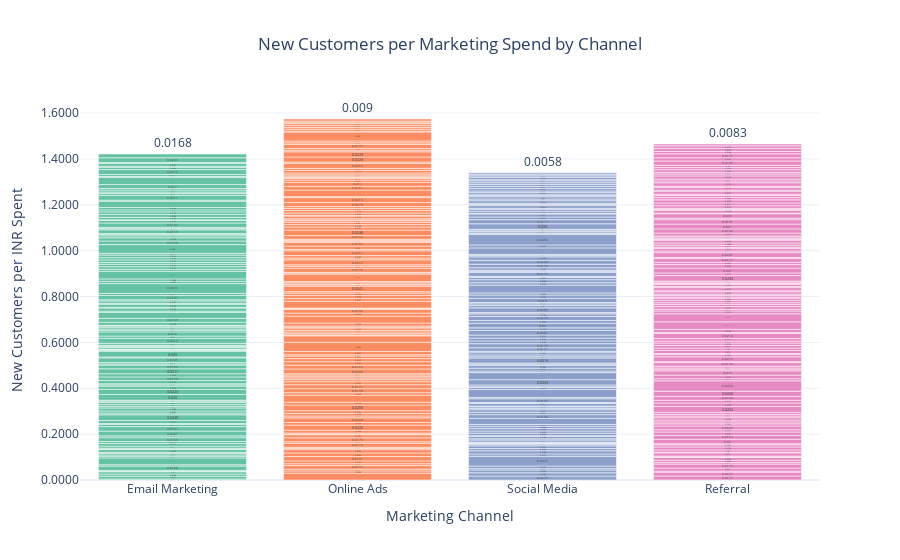

The notebook cell saved with this chart:
### Markdown cell above
# New Customers per Marketing Spend by Channel

### Code cell
# Bar chart for Customers per Marketing Spend
fig4 = px.bar(df, x='Marketing_Channel', y='Customers_Per_Spend', 
              color='Marketing_Channel', title='New Customers per Marketing Spend by Channel',
              labels={'Customers_Per_Spend': 'New Customers per INR Spent'},
              color_discrete_sequence=px.colors.qualitative.Set2,
              text=df['Customers_Per_Spend'].round(4).astype(str))  # 4 decimals for clarity

fig4.update_traces(textposition='auto', textfont=dict(size=12))
fig4.update_layout(xaxis_title='Marketing Channel', yaxis_title='New Customers per INR Spent', 
                   title_x=0.5, yaxis=dict(tickformat=".4f"), showlegend=False)  # Match format to small values
fig4.show()

### Figure 1 — Plotly figure (JSON) as saved in the notebook; plotly's stock layout.template omitted (floating-point values rounded to 4 significant figures; data arrays with more than 128 entries replaced by an {"elided": "..."} marker saying what was removed)
{"data": [{"alignmentgroup": "True", "hovertemplate": "Marketing_Channel=%{x}<br>New Customers per INR Spent=%{y}<br>text=%{text}<extra></extra>", "legendgroup": "Email Marketing", "marker": {"color": "rgb(102,194,165)", "pattern": {"shape": ""}}, "name": "Email Marketing", "offsetgroup": "Email Marketing", "orientation": "v", "showlegend": true, "text": ["0.0046", "0.0117", "0.0098", "0.01", "0.0027", "0.003", "0.0188", "0.0058", "0.0298", "0.0073", "0.0058", "0.0064", "0.005", "0.0123", "0.0023", "0.0034", "0.0091", "0.0112", "0.0085", "0.0169", "0.0079", "0.0207", "0.0197", "0.0092", "0.0042", "0.0131", "0.0249", "0.0076", "0.0095", "0.0129", "0.006", "0.0087", "0.009", "0.006", "0.0039", "0.025", "0.0223", "0.0143", "0.0053", "0.0049", "0.0141", "0.0158", "0.0139", "0.0217", "0.0163", "0.0043", "0.0063", "0.0209", "0.0036", "0.025", "0.0044", "0.0027", "0.0023", "0.007", "0.0046", "0.0049", "0.0088", "0.0214", "0.01", "0.018", "0.0072", "0.006", "0.0077", "0.005", "0.0032", "0.0134", "0.0168", "0.0263", "0.0052", "0.0136", "0.0032", "0.0129", "0.0042", "0.0105", "0.005", "0.0187", "0.0092", "0.0426", "0.0097", "0.0108", "0.0332", "0.0085", "0.0114", "0.0106", "0.0079", "0.0112", "0.0095", "0.0115", "0.0077", "0.038", "0.0158", "0.0139", "0.0087", "0.0067", "0.0034", "0.0159", "0.0055", "0.0053", "0.0192", "0.0112", "0.0028", "0.0106", "0.0123", "0.0114", "0.0088", "0.0104", "0.0274", "0.0045", "0.0211", "0.0086", "0.0057", "0.0086", "0.007", "0.017", "0.0314", "0.0037", "0.0086", "0.0216", "0.0096", "0.005", "0.0127", "0.0038", "0.0204", "0.0168"], "textfont": {"size": 12}, "textposition": "auto", "type": "bar", "x": ["Email Marketing", "Email Marketing", "Email Marketing", "Email Marketing", "Email Marketing", "Email Marketing", "Email Marketing", "Email Marketing", "Email Marketing", "Email Marketing", "Email Marketing", "Email Marketing", "Email Marketing", "Email Marketing", "Email Marketing", "Email Marketing", "Email Marketing", "Email Marketing", "Email Marketing", "Email Marketing", "Email Marketing", "Email Marketing", "Email Marketing", "Email Marketing", "Email Marketing", "Email Marketing", "Email Marketing", "Email Marketing", "Email Marketing", "Email Marketing", "Email Marketing", "Email Marketing", "Email Marketing", "Email Marketing", "Email Marketing", "Email Marketing", "Email Marketing", "Email Marketing", "Email Marketing", "Email Marketing", "Email Marketing", "Email Marketing", "Email Marketing", "Email Marketing", "Email Marketing", "Email Marketing", "Email Marketing", "Email Marketing", "Email Marketing", "Email Marketing", "Email Marketing", "Email Marketing", "Email Marketing", "Email Marketing", "Email Marketing", "Email Marketing", "Email Marketing", "Email Marketing", "Email Marketing", "Email Marketing", "Email Marketing", "Email Marketing", "Email Marketing", "Email Marketing", "Email Marketing", "Email Marketing", "Email Marketing", "Email Marketing", "Email Marketing", "Email Marketing", "Email Marketing", "Email Marketing", "Email Marketing", "Email Marketing", "Email Marketing", "Email Marketing", "Email Marketing", "Email Marketing", "Email Marketing", "Email Marketing", "Email Marketing", "Email Marketing", "Email Marketing", "Email Marketing", "Email Marketing", "Email Marketing", "Email Marketing", "Email Marketing", "Email Marketing", "Email Marketing", "Email Marketing", "Email Marketing", "Email Marketing", "Email Marketing", "Email Marketing", "Email Marketing", "Email Marketing", "Email Marketing", "Email Marketing", "Email Marketing", "Email Marketing", "Email Marketing", "Email Marketing", "Email Marketing", "Email Marketing", "Email Marketing", "Email Marketing", "Email Marketing", "Email Marketing", "Email Marketing", "Email Marketing", "Email Marketing", "Email Marketing", "Email Marketing", "Email Marketing", "Email Marketing", "Email Marketing", "Email Marketing", "Email Marketing", "Email Marketing", "Email Marketing", "Email Marketing", "Email Marketing", "Email Marketing"], "xaxis": "x", "y": [0.004586, 0.01173, 0.009801, 0.009968, 0.002744, 0.003004, 0.01883, 0.005834, 0.02982, 0.007341, 0.005836, 0.006392, 0.004958, 0.01234, 0.002338, 0.003368, 0.009088, 0.01117, 0.00851, 0.01692, 0.007937, 0.02072, 0.01971, 0.009163, 0.004164, 0.01308, 0.02489, 0.007601, 0.009535, 0.01286, 0.005951, 0.00865, 0.009019, 0.006026, 0.003936, 0.02496, 0.02232, 0.01431, 0.005344, 0.004854, 0.0141, 0.0158, 0.01393, 0.02167, 0.01629, 0.004279, 0.006316, 0.02088, 0.003567, 0.02501, 0.004399, 0.002682, 0.002302, 0.006968, 0.004602, 0.004879, 0.00879, 0.02144, 0.01003, 0.018, 0.007222, 0.006037, 0.007739, 0.004966, 0.003184, 0.01344, 0.01683, 0.02632, 0.005159, 0.01361, 0.003234, 0.01293, 0.004206, 0.01045, 0.005048, 0.01869, 0.009208, 0.04257, 0.009727, 0.01084, 0.03323, 0.008463, 0.01139, 0.01062, 0.007886, 0.0112, 0.009498, 0.01151, 0.007738, 0.038, 0.01579, 0.01389, 0.008656, 0.006673, 0.003424, 0.01591, 0.005475, 0.005278, 0.01923, 0.01119, 0.002756, 0.01062, 0.0123, 0.0114, 0.00884, 0.01041, 0.02738, 0.004535, 0.02111, 0.008557, 0.005691, 0.008648, 0.006992, 0.01703, 0.03139, 0.003747, 0.008627, 0.02155, 0.009621, 0.005016, 0.0127, 0.003779, 0.02039, 0.0168], "yaxis": "y"}, {"alignmentgroup": "True", "hovertemplate": "Marketing_Channel=%{x}<br>New Customers per INR Spent=%{y}<br>text=%{text}<extra></extra>", "legendgroup": "Online Ads", "marker": {"color": "rgb(252,141,98)", "pattern": {"shape": ""}}, "name": "Online Ads", "offsetgroup": "Online Ads", "orientation": "v", "showlegend": true, "text": {"elided": "130 str values"}, "textfont": {"size": 12}, "textposition": "auto", "type": "bar", "x": {"elided": "130 str values"}, "xaxis": "x", "y": {"elided": "130 float values"}, "yaxis": "y"}, {"alignmentgroup": "True", "hovertemplate": "Marketing_Channel=%{x}<br>New Customers per INR Spent=%{y}<br>text=%{text}<extra></extra>", "legendgroup": "Social Media", "marker": {"color": "rgb(141,160,203)", "pattern": {"shape": ""}}, "name": "Social Media", "offsetgroup": "Social Media", "orientation": "v", "showlegend": true, "text": ["0.0171", "0.0142", "0.0125", "0.0057", "0.0116", "0.0426", "0.0101", "0.0138", "0.0096", "0.0121", "0.0067", "0.0031", "0.003", "0.0033", "0.009", "0.0051", "0.0109", "0.0032", "0.0108", "0.0093", "0.0106", "0.0096", "0.0084", "0.0262", "0.0166", "0.01", "0.0111", "0.0063", "0.0068", "0.0033", "0.0111", "0.0042", "0.0163", "0.0057", "0.0347", "0.0093", "0.0023", "0.0082", "0.0233", "0.0307", "0.0071", "0.012", "0.0126", "0.0053", "0.0048", "0.0216", "0.0058", "0.0079", "0.0099", "0.0059", "0.0157", "0.0175", "0.0122", "0.0122", "0.0133", "0.0201", "0.0114", "0.02", "0.0121", "0.0179", "0.0109", "0.0056", "0.0205", "0.01", "0.0075", "0.0058", "0.018", "0.0146", "0.0093", "0.034", "0.0101", "0.0136", "0.0096", "0.005", "0.0176", "0.0047", "0.0044", "0.0107", "0.0155", "0.0169", "0.0152", "0.0069", "0.0034", "0.0286", "0.0129", "0.0463", "0.0045", "0.0067", "0.004", "0.0069", "0.024", "0.0177", "0.0116", "0.013", "0.003", "0.0086", "0.009", "0.0046", "0.0118", "0.005", "0.005", "0.0113", "0.007", "0.01", "0.0049", "0.0039", "0.0093", "0.0069", "0.0106", "0.0088", "0.0086", "0.0079", "0.0084", "0.0052", "0.0101", "0.0065", "0.0073", "0.0058"], "textfont": {"size": 12}, "textposition": "auto", "type": "bar", "x": ["Social Media", "Social Media", "Social Media", "Social Media", "Social Media", "Social Media", "Social Media", "Social Media", "Social Media", "Social Media", "Social Media", "Social Media", "Social Media", "Social Media", "Social Media", "Social Media", "Social Media", "Social Media", "Social Media", "Social Media", "Social Media", "Social Media", "Social Media", "Social Media", "Social Media", "Social Media", "Social Media", "Social Media", "Social Media", "Social Media", "Social Media", "Social Media", "Social Media", "Social Media", "Social Media", "Social Media", "Social Media", "Social Media", "Social Media", "Social Media", "Social Media", "Social Media", "Social Media", "Social Media", "Social Media", "Social Media", "Social Media", "Social Media", "Social Media", "Social Media", "Social Media", "Social Media", "Social Media", "Social Media", "Social Media", "Social Media", "Social Media", "Social Media", "Social Media", "Social Media", "Social Media", "Social Media", "Social Media", "Social Media", "Social Media", "Social Media", "Social Media", "Social Media", "Social Media", "Social Media", "Social Media", "Social Media", "Social Media", "Social Media", "Social Media", "Social Media", "Social Media", "Social Media", "Social Media", "Social Media", "Social Media", "Social Media", "Social Media", "Social Media", "Social Media", "Social Media", "Social Media", "Social Media", "Social Media", "Social Media", "Social Media", "Social Media", "Social Media", "Social Media", "Social Media", "Social Media", "Social Media", "Social Media", "Social Media", "Social Media", "Social Media", "Social Media", "Social Media", "Social Media", "Social Media", "Social Media", "Social Media", "Social Media", "Social Media", "Social Media", "Social Media", "Social Media", "Social Media", "Social Media", "Social Media", "Social Media", "Social Media", "Social Media"], "xaxis": "x", "y": [0.01708, 0.01415, 0.0125, 0.005726, 0.01159, 0.04262, 0.01005, 0.0138, 0.009568, 0.01208, 0.006698, 0.003105, 0.003013, 0.003291, 0.008978, 0.005112, 0.01094, 0.003177, 0.01083, 0.009305, 0.01062, 0.009568, 0.00839, 0.02623, 0.01663, 0.01004, 0.01111, 0.006318, 0.006807, 0.003267, 0.01108, 0.004247, 0.01629, 0.005667, 0.03471, 0.009274, 0.002296, 0.008192, 0.02332, 0.03067, 0.007138, 0.01202, 0.01259, 0.005326, 0.004818, 0.02164, 0.005756, 0.007891, 0.009854, 0.005869, 0.01566, 0.01749, 0.01223, 0.01219, 0.01329, 0.02006, 0.01144, 0.02, 0.01213, 0.01788, 0.01089, 0.0056, 0.02054, 0.009984, 0.007497, 0.005835, 0.01805, 0.01458, 0.009263, 0.03397, 0.01014, 0.01355, 0.009637, 0.004989, 0.01765, 0.004706, 0.004386, 0.01075, 0.0155, 0.01689, 0.01518, 0.006914, 0.00344, 0.02862, 0.01286, 0.04626, 0.004504, 0.006732, 0.004043, 0.006867, 0.024, 0.01773, 0.01159, 0.01303, 0.003018, 0.008551, 0.009049, 0.004593, 0.01182, 0.00502, 0.005013, 0.01134, 0.006983, 0.009956, 0.004876, 0.003894, 0.009325, 0.006931, 0.01061, 0.008847, 0.008602, 0.007921, 0.008427, 0.005226, 0.01014, 0.00645, 0.007252, 0.005831], "yaxis": "y"}, {"alignmentgroup": "True", "hovertemplate": "Marketing_Channel=%{x}<br>New Customers per INR Spent=%{y}<br>text=%{text}<extra></extra>", "legendgroup": "Referral", "marker": {"color": "rgb(231,138,195)", "pattern": {"shape": ""}}, "name": "Referral", "offsetgroup": "Referral", "orientation": "v", "showlegend": true, "text": ["0.0175", "0.0167", "0.0046", "0.013", "0.0176", "0.0066", "0.0096", "0.0126", "0.0028", "0.0034", "0.014", "0.0027", "0.01", "0.0128", "0.0094", "0.0044", "0.02", "0.0164", "0.0151", "0.0097", "0.0163", "0.0094", "0.0085", "0.008", "0.0106", "0.007", "0.0075", "0.009", "0.0252", "0.0153", "0.0115", "0.0169", "0.0228", "0.0454", "0.0092", "0.0153", "0.019", "0.0075", "0.0052", "0.0076", "0.0158", "0.004", "0.0212", "0.0098", "0.004", "0.014", "0.01", "0.012", "0.0103", "0.0088", "0.0111", "0.0214", "0.0045", "0.0138", "0.0325", "0.0352", "0.0125", "0.0075", "0.0115", "0.0093", "0.0076", "0.0101", "0.0099", "0.0045", "0.0075", "0.0057", "0.0103", "0.0042", "0.0137", "0.0047", "0.0097", "0.0045", "0.0053", "0.0049", "0.0235", "0.0116", "0.021", "0.0153", "0.0095", "0.0177", "0.0043", "0.0207", "0.0071", "0.0111", "0.0051", "0.0088", "0.0098", "0.0126", "0.0036", "0.0029", "0.0073", "0.0045", "0.0126", "0.0182", "0.021", "0.0191", "0.0068", "0.019", "0.0029", "0.0126", "0.0032", "0.0053", "0.0115", "0.012", "0.0134", "0.0098", "0.0091", "0.0052", "0.0137", "0.0048", "0.0113", "0.0051", "0.0154", "0.0079", "0.0082", "0.0138", "0.0082", "0.0063", "0.0123", "0.0095", "0.01", "0.0189", "0.0141", "0.0171", "0.0108", "0.0124", "0.0114", "0.0083"], "textfont": {"size": 12}, "textposition": "auto", "type": "bar", "x": ["Referral", "Referral", "Referral", "Referral", "Referral", "Referral", "Referral", "Referral", "Referral", "Referral", "Referral", "Referral", "Referral", "Referral", "Referral", "Referral", "Referral", "Referral", "Referral", "Referral", "Referral", "Referral", "Referral", "Referral", "Referral", "Referral", "Referral", "Referral", "Referral", "Referral", "Referral", "Referral", "Referral", "Referral", "Referral", "Referral", "Referral", "Referral", "Referral", "Referral", "Referral", "Referral", "Referral", "Referral", "Referral", "Referral", "Referral", "Referral", "Referral", "Referral", "Referral", "Referral", "Referral", "Referral", "Referral", "Referral", "Referral", "Referral", "Referral", "Referral", "Referral", "Referral", "Referral", "Referral", "Referral", "Referral", "Referral", "Referral", "Referral", "Referral", "Referral", "Referral", "Referral", "Referral", "Referral", "Referral", "Referral", "Referral", "Referral", "Referral", "Referral", "Referral", "Referral", "Referral", "Referral", "Referral", "Referral", "Referral", "Referral", "Referral", "Referral", "Referral", "Referral", "Referral", "Referral", "Referral", "Referral", "Referral", "Referral", "Referral", "Referral", "Referral", "Referral", "Referral", "Referral", "Referral", "Referral", "Referral", "Referral", "Referral", "Referral", "Referral", "Referral", "Referral", "Referral", "Referral", "Referral", "Referral", "Referral", "Referral", "Referral", "Referral", "Referral", "Referral", "Referral", "Referral", "Referral", "Referral"], "xaxis": "x", "y": [0.0175, 0.0167, 0.0046, 0.01303, 0.01757, 0.006645, 0.009616, 0.01257, 0.002756, 0.003423, 0.014, 0.002728, 0.01002, 0.01276, 0.009402, 0.004441, 0.02005, 0.01644, 0.01515, 0.009725, 0.01634, 0.00939, 0.008482, 0.007964, 0.01056, 0.007032, 0.007479, 0.009038, 0.02519, 0.01532, 0.01154, 0.01689, 0.02282, 0.04543, 0.009246, 0.01528, 0.01899, 0.007464, 0.005175, 0.007579, 0.01575, 0.004018, 0.02124, 0.009777, 0.004046, 0.014, 0.009998, 0.01196, 0.0103, 0.008848, 0.01115, 0.02137, 0.004475, 0.01378, 0.03253, 0.03516, 0.01251, 0.007453, 0.01146, 0.009272, 0.007581, 0.0101, 0.009916, 0.004495, 0.007452, 0.005712, 0.01032, 0.004218, 0.01368, 0.004683, 0.00968, 0.004471, 0.005275, 0.004904, 0.02346, 0.01165, 0.021, 0.01528, 0.009453, 0.01772, 0.004259, 0.02068, 0.007066, 0.01107, 0.005109, 0.008756, 0.009806, 0.01263, 0.003571, 0.002903, 0.007339, 0.004511, 0.0126, 0.01818, 0.02102, 0.01911, 0.006761, 0.01905, 0.002896, 0.01256, 0.003203, 0.005267, 0.01152, 0.01195, 0.01343, 0.009843, 0.009084, 0.005243, 0.01373, 0.004765, 0.01132, 0.00509, 0.01544, 0.00785, 0.008165, 0.01381, 0.008198, 0.006272, 0.01231, 0.009453, 0.01001, 0.01895, 0.01405, 0.01714, 0.01077, 0.01244, 0.01141, 0.008307], "yaxis": "y"}], "layout": {"barmode": "relative", "legend": {"title": {"text": "Marketing_Channel"}, "tracegroupgap": 0}, "showlegend": false, "title": {"text": "New Customers per Marketing Spend by Channel", "x": 0.5}, "xaxis": {"anchor": "y", "categoryarray": ["Email Marketing", "Online Ads", "Social Media", "Referral"], "categoryorder": "array", "domain": [0, 1], "title": {"text": "Marketing Channel"}}, "yaxis": {"anchor": "x", "domain": [0, 1], "tickformat": ".4f", "title": {"text": "New Customers per INR Spent"}}}}
